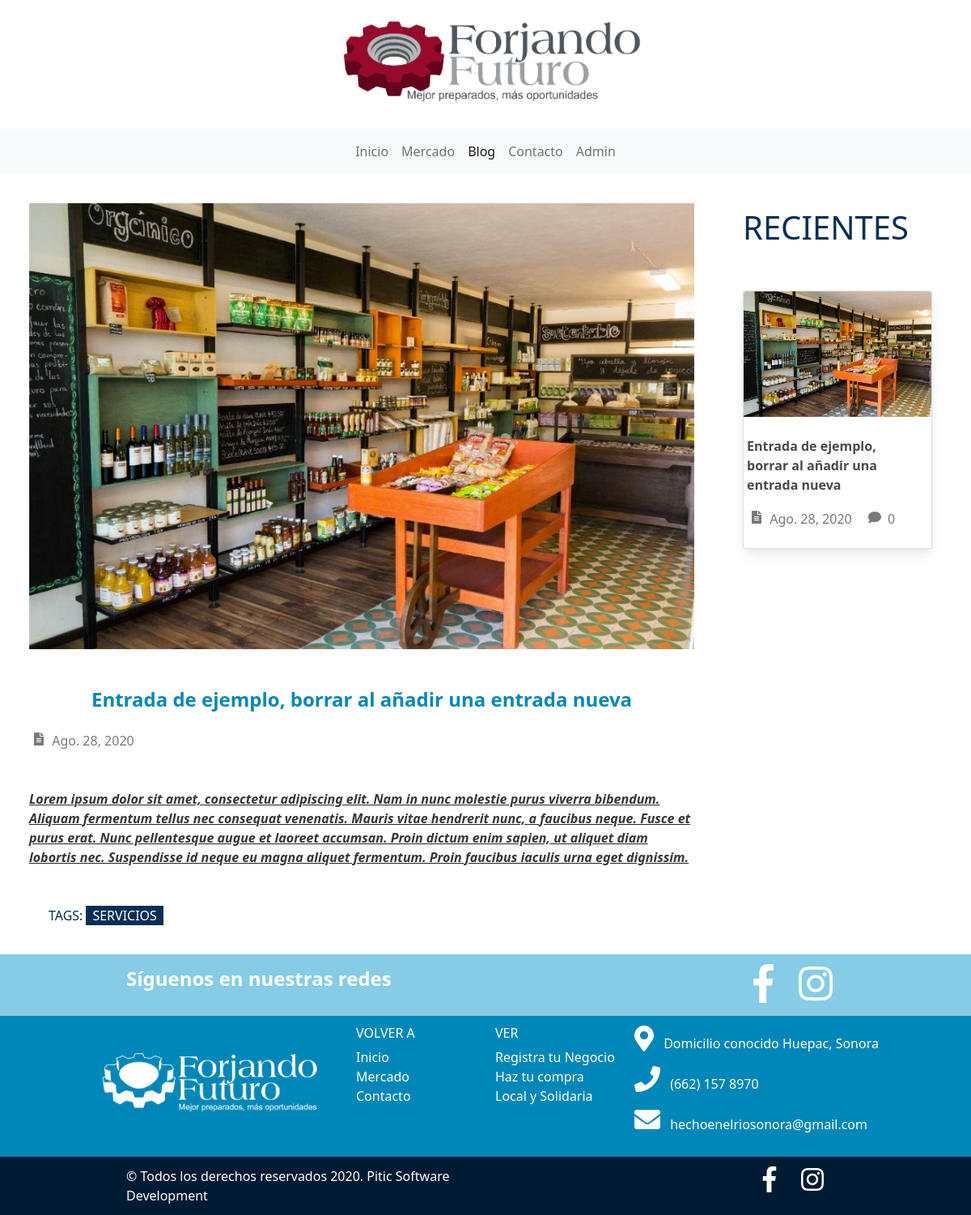
Page /blog/post/1/ on the committed database.
### blog/models.py (models this page shows, shortened)
class Post(models.Model):
    title = models.CharField(max_length=200, verbose_name='Título')
    preview = models.TextField( verbose_name='Texto en vista previa', default='Lorem ipsum dolor sit amet, consectetur adipiscing elit. Nam in nunc molestie purus viverra bibendum. Aliquam fermentum tellus nec consequat venenatis. Mauris vitae hendrerit nunc, a faucibus neque. Fusce et purus erat. Nunc pellentesque augue et laoreet accumsan. Proin dictum enim sapien, ut aliquet diam lobortis nec. Suspendisse id neque eu magna aliquet fermentum. Proin faucibus iaculis urna eget dignissim.' )
    content = RichTextField( verbose_name='Contenido')
    published = models.DateTimeField(verbose_name='Fecha de publicación', default=now)
    image = models.ImageField(verbose_name='Imagen', upload_to='blog', null=True, blank=True)
    author = models.ForeignKey(User, verbose_name='Autor', on_delete=models.CASCADE)
    categories = models.ManyToManyField(Category, verbose_name='Categorías')
    created = models.DateTimeField(auto_now_add=True, verbose_name='Fecha de creación')
    updated = models.DateTimeField(auto_now_add=True, verbose_name='Fecha de modificación')
    comments = models.IntegerField(default=0, editable=False, verbose_name='Comentarios')
    class Meta:
        verbose_name = 'Entrada'
        verbose_name_plural = 'Entradas'
        ordering = ['-created']

class Category(models.Model):
    name= models.CharField(max_length=100, verbose_name='Nombre')
    created = models.DateTimeField(auto_now_add=True, verbose_name='Fecha de creación')
    updated = models.DateTimeField(auto_now_add=True, verbose_name='Fecha de modificación')
    class Meta:
        verbose_name = 'categoría'
        verbose_name_plural = 'categorías'
        ordering = ['-created']

### contact/models.py (models this page shows, shortened)
class Bussiness(models.Model):
    key = models.SlugField(verbose_name='Clave', max_length=100, unique=True)
    name= models.CharField(max_length=100, verbose_name='Nombre')
    address= models.CharField(max_length=100, verbose_name='Direccion')
    phone= models.CharField(max_length=100, verbose_name='Telefono')
    email= models.CharField(max_length=100, verbose_name='Correo electrónico')
    class Meta:
        verbose_name = 'Empresa'
        verbose_name_plural = 'Empresa'
        ordering = ['-name']

### blog/views.py (the view)
# urls.py: path('post/<int:post_id>/', views.post, name='post'),
def post(request, post_id):
    post = Post.objects.get(id=post_id)
    posts = Post.objects.all()[:3]
    return render(request, 'blog/post.html', {'post': post, "posts":posts})

### contact/processors.py (called while the page is built)
def ctx_dict(request):
    ctx={}
    bussiness = Bussiness.objects.all()[:1]
    for b in bussiness:
        print(b.name)
        ctx[b.key] = b
    return ctx

### blog/templates/blog/post.html (shortened to what this page needs)
{% extends  'core/base.html' %}
{% load static %}
{% block links %}
    <link href="{% static "blog/css/post.css" %}?" rel="stylesheet">
{% endblock links %}
{%block content%}
<div>
    <div class='columns'>
        <div class='column is-9 py-6 px-6'>
            <figure class="image ">
                <img src="{{post.image.url}}" alt="Placeholder image">
            </figure>
            <p class="title is-4 mt-5">{{post.title}}</p>
            <span class='post-date'>
                <span class="icon has-text-grey">
                    <i class="fas fa-file-alt"></i>
                </span>
                <span class=" is-6 has-text-grey">{{post.published | date:"DATE_FORMAT"}}</span>
            </span>
            <p class='has-text-grey-dark has-text-justified post-content content mt-5'>
                {{post.content|safe}}
            </p>
            <div>
                <div class='tags-container container mt-5'>
                    <span class='tag-title ml-3'>TAGS:</span>
                    {%for category in post.categories.all%}
                        <span class='tag-item has-text-white mx-1 px-2 is-uppercase'>
                            {{category.name}}
                        </span>
                    {% endfor %}
                </div>
            </div>
        </div>
        <div class='column is-3 py-6'>
            <span class='is-size-2 has-text-weight-light' style="color:rgb(5, 47, 87);">RECIENTES</span>
            {%for p in posts%}
             <a href='{% url 'post' p.id %}'>
                <div class="card mr-6 mb-3 mt-5">
                    <div class="card-image mb-0 pb-0">
                        <figure class="image ">
                        <img src="{{p.image.url}}" alt="Placeholder image">
                        </figure>
                    </div>
                    <div class="card-content mt-0 pt-2 pl-1">
                        <div class=" recent-item has-text-left">
                                <p class="has-text-weight-semibold is-6 mt-0">{{p.title}}</p>
                                <span class='post-date'>
                                    <span class="icon has-text-grey">
                                        <i class="fas fa-file-alt"></i>
                                    </span>
                                    <span class=" is-6 has-text-grey">{{p.published | date:"DATE_FORMAT"}}</span>
                                    <span class="icon has-text-grey ml-3">
                                        <i class="fas fa-comment"></i>
                                    </span>
                                    <span class=" is-6 has-text-grey">{{p.comments}}</span>
                                </span>
                        </div>
                    </div>
                </div>
            </a>
            {% endfor %}
        </div>
    </div>
</div>
{%endblock%}

### core/templates/core/base.html (shortened to what this page needs)
<!DOCTYPE html>
<html lang="es">
<head>
    {% load static %}
    <link rel="stylesheet" href="https://cdn.jsdelivr.net/npm/bulma@0.9.0/css/bulma.min.css">
    <link href="https://cdn.jsdelivr.net/npm/bootstrap@5.0.0-beta1/dist/css/bootstrap.min.css" rel="stylesheet"
>
    <link href="{% static 'core/css/base.css' %}?" rel="stylesheet">
    {% block links %}{% endblock links %}
</head>
<body>
    <div class='header big'>
        <figure class="image header-logo">
            <img src="{% static 'core/img/logos-50a.png'%}" alt="">
        </figure>
    </div>
    <nav class="navbar navbar-expand-lg navbar-light bg-light justify-content-center">
        <div class="collapse navbar-collapse justify-content-center" id="navbarNavAltMarkup">
            <div class="navbar-nav">
                <a class='nav-item nav-link text-center {% if request.path == "/"%} active {% endif %}'
                    href='/'>Inicio</a>
                <a class='nav-item nav-link text-center {% if request.path|slice:":8" == "/market/"%} active {% endif %}'
                    href='/market/company_list/'>
                    Mercado</a>
                <a class='nav-item nav-link text-center {% if request.path|slice:":6" == "/blog/"%} active {% endif %}'
                    href='/blog/'>Blog</a>
                <a class='nav-item nav-link text-center {% if request.path == "/contact/"%} active {% endif %}'
                    href='/contact/'>Contacto</a>
                <a class='nav-item nav-link text-center {% if request.path == "/contact/"%} active {% endif %}'
                    href='/admin/'>Admin</a>
            </div>
        </div>
    </nav>
    {% block content %} {% endblock %}
    <div class="socialcontent">
        <div class="row">
            <div class="col-lg-6 col-sm-12">
                <p>Síguenos en nuestras redes</p>
            </div>
            <div class="col-lg-2 col-sm-12">
            </div>
            <div class="col-lg-2 col-sm-12">
            </div>
            <div class="col-lg-2 col-sm-12 d-flex justify-content-center">
                <a href='https://www.facebook.com/hechoenelriosonora' target="_blank">
                    <i class="fab fa-2x fa-facebook-f"></i>
                </a>
                <a href='https://www.instagram.com/hechoenelriosonora/?hl=es-la' target="_blank">
                    <i class="fab fa-2x fa-instagram"></i>
                </a>
            </div>
        </div>
    </div>
    <div class="uppercontent" >
        <div class="row">
            <div class="col-lg-4 col-sm-12">
                <img class='footer-logo' src="{% static 'core/img/logos-49a.png' %}" alt="">
            </div>
            <div class="col-lg-4 col-sm-12">
                <div class="row">
                    <div class="col-lg-6 col-sm-12">
                        <h6>VOLVER A</h6>
                        <ul>
                            <li>
                                <a href='/'>Inicio</a>
                            </li>
                            <li>
                                <a href='/market/company_list'>Mercado</a>
                            </li>
                            <li>
                                <a href='/contact'>Contacto</a>
                            </li>
                        </ul>
                    </div>
                    <div class="col-lg-6 col-sm-12">
                        <h6>VER</h6>
                        <ul>
                            <li><a href='/market/register/'>Registra tu Negocio</a></li>
                            <li><a href='/market/'>Haz tu compra Local y Solidaria</a></li>
                        </ul>
                    </div>
                </div>
            </div>
            <div class="col-lg-4 col-sm-12">
                <div>
                    <div class="mb-3">
                        <i class=" fas fa-2x fa-map-marker-alt "></i>
                        <span class='px-2'>{{EIDE.address}}</span>
                    </div>
                    <div class="mb-3">
                        <i class=" fas fa-2x fa-phone"></i>
                        <span class='px-2'>{{EIDE.phone}}</span>
                    </div>
                    <div class="mb-3">
                        <i class=" fas fa-2x fa-envelope"></i>
                        <span class='px-2'>{{EIDE.email}}</span>
                    </div>
                </div>
            </div>
        </div>
    </div>
    <div class="bottomcontent">
        <div class="row">
            <div class="col-lg-6 col-sm-12">
                <span>© Todos los derechos reservados 2020.</span>
                <a href='https://piticmkt.com/' target="_blank">Pitic
                        Software Development
                </a>
            </div>
            <div class="col-lg-2 col-sm-12">
            </div>
            <div class="col-lg-2 col-sm-12">
            </div>
            <div class="col-lg-2 col-sm-12 d-flex justify-content-center">
                <a href='https://www.facebook.com/piticmkt/' target="_blank">
                    <i class="fab fa-2x fa-facebook-f"></i>
                </a>
                <a href='https://www.instagram.com/piticmkt/' target="_blank">
                    <i class="fab fa-2x fa-instagram"></i>
                </a>
            </div>
        </div>
    </div>
</body>
</html>

### static/core/css/base.css (style rules this page uses)
body { border: 0; font-size: 100%; margin: 0; padding: 0; }
a { text-decoration: none !important; }
ul { list-style-type: none; padding: 0; }
.title { color: rgb(0, 135, 185); font-size: 2em; font-weight: bold; text-align: center; }
.header { display: flex; justify-content: center; background-repeat: repeta-y; background-size: 100%, 100px; height: fit-content; }
.header-logo { width: 35%; }
.socialcontent { background-color: rgb(134, 204, 230); color: white; font-size: 1.5em; font-weight: bold; padding: 1% 13%; }
.socialcontent svg { color: white; margin: 0 15px; }
.uppercontent { background-color: rgb(0, 135, 185); color: white; padding: 1% 8%; }
.uppercontent a { color: white; }
.bottomcontent { background-color: rgb(0, 28, 52); color: white; font-size: 1em; padding: 1% 13%; }
.bottomcontent a { color: white; }
.bottomcontent svg { color: white; margin: 0 15px; }

### blog/static/blog/css/post.css (style rules this page uses)
.title { color:color: rgb(0, 34, 65); }
.tags-container { display: flex; flex-direction: row; justify-content: start; align-content: center; }
.tag-title { color: rgb(5, 47, 87); }
.post-content { border-bottom: 2px; border-color: dimgrey; }
.tag-item { background-color: rgb(5, 47, 87); }

### rows in the picture
Post: image (picture), title "Entrada de ejemplo, borrar al añadir una entrada nueva", published "Ago. 28, 2020", content "Lorem ipsum dolor sit amet, consectetur adipiscing elit. Nam in nunc molestie purus viverra bibendum. Aliquam fermentum tellus nec consequat venenatis. Mauris vitae hendrerit nunc, a faucibus neque. Fusce et purus erat. Nunc pellentesque augue et laoreet accumsan. Proin dictum enim sapien, ut aliquet diam lobortis nec. Suspendisse id neque eu magna aliquet fermentum. Proin faucibus iaculis urna eget dignissim.", comments "0"
Category: name "SERVICIOS"
Bussiness: address "Domicilio conocido Huepac, Sonora", phone "(662) 157 8970", email "hechoenelriosonora@gmail.com"
